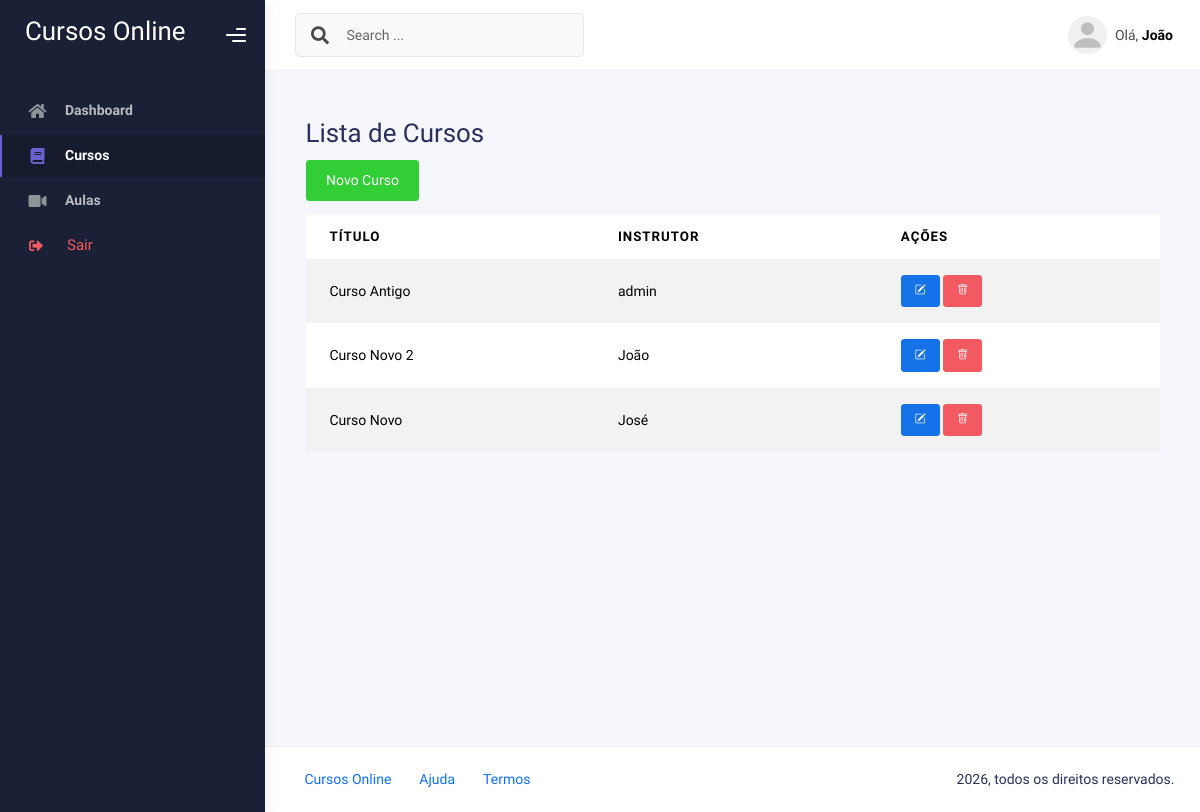
The page /cursos/ (signed in) on the database its author committed.
### core/models.py (models this page shows, shortened)
class Curso(models.Model):
    titulo = models.CharField(max_length=100)
    descricao = models.TextField()
    instrutor = models.ForeignKey(User, on_delete=models.CASCADE, related_name='cursos')
    data_criacao = models.DateTimeField(auto_now_add=True)

### core/views.py (the view)
# urls.py: path('cursos/', views.curso_list, name='curso_list'),
@login_required
def curso_list(request):
    cursos = Curso.objects.all()
    return render(request, 'core/curso_list.html', {'cursos': cursos})

### templates/core/curso_list.html (shortened to what this page needs)
{% extends 'base.html' %}
{% block content %}
  <div class="container mt-4">
    <h2>Lista de Cursos</h2>
    <a href="{% url 'curso_form' %}" class="btn btn-success mb-3">Novo Curso</a>
    <div class="table-responsive">
      <table class="table table-striped">
        <thead>
          <tr>
            <th data-label="Título">Título</th>
            <th data-label="Instrutor">Instrutor</th>
            <th data-label="Ações">Ações</th>
          </tr>
        </thead>
        <tbody>
          {% for curso in cursos %}
            <tr>
              <td data-label="Título">{{ curso.titulo }}</td>
              <td data-label="Instrutor">{{ curso.instrutor.username }}</td>
              <td data-label="Ações">
                <div class="table-actions">
                  <a href="{% url 'curso_edit' curso.pk %}" class="btn btn-sm btn-primary" title="Editar">
                    <i class="bi bi-pencil-square btn-action-icon"></i>
                  </a>
                  <a href="{% url 'curso_delete' curso.pk %}" class="btn btn-sm btn-danger" title="Excluir">
                    <i class="bi bi-trash btn-action-icon"></i>
                  </a>
                </div>
              </td>
            </tr>
          {% empty %}
            <tr>
              <td colspan="3">Nenhum curso encontrado.</td>
            </tr>
          {% endfor %}
        </tbody>
      </table>
    </div>
  </div>
{% endblock %}

### templates/base.html (shortened to what this page needs)
{% load static %}
<!DOCTYPE html>
<html lang="pt-br">
  <head>
    <link rel="stylesheet" href="{% static 'assets/css/bootstrap.min.css' %}" />
    <link rel="stylesheet" href="{% static 'assets/css/plugins.min.css' %}" />
    <link rel="stylesheet" href="{% static 'assets/css/kaiadmin.min.css' %}" />
    <link rel="stylesheet" href="{% static 'assets/css/demo.css' %}" />
    <link rel="stylesheet" href="{% static 'assets/css/mobile.css' %}" />
    <link rel="stylesheet" href="https://cdn.jsdelivr.net/npm/bootstrap-icons@1.8.0/font/bootstrap-icons.css">
  </head>
  <body>
    <div class="wrapper">
      {% if user.is_authenticated %}
      <div class="sidebar" data-background-color="dark">
        <div class="Cursos Online">
          <div class="logo-header" data-background-color="dark">
            <a href="{% url 'dashboard' %}" class="logo">
              <h2 style="color: white;">
                Cursos Online
              </h2>
            </a>
            <div class="nav-toggle">
              <button class="btn btn-toggle toggle-sidebar">
                <i class="gg-menu-right"></i>
              </button>
            </div>
          </div>
        </div>
        <div class="sidebar-wrapper scrollbar scrollbar-inner">
          <div class="sidebar-content">
            <ul class="nav nav-secondary">
              <li class="nav-item {% if request.resolver_match.url_name == 'dashboard' %}active{% endif %}">
                <a href="{% url 'dashboard' %}">
                  <i class="fas fa-home"></i>
                  <p>Dashboard</p>
                </a>
              </li>
              <li class="nav-item {% if 'curso' in request.resolver_match.url_name %}active{% endif %}">
                <a href="{% url 'curso_list' %}">
                  <i class="fas fa-book"></i>
                  <p>Cursos</p>
                </a>
              </li>
              <li class="nav-item {% if 'aula' in request.resolver_match.url_name %}active{% endif %}">
                <a href="{% url 'aula_list' %}">
                  <i class="fas fa-video"></i>
                  <p>Aulas</p>
                </a>
              </li>
             <li class="nav-item">
              <form action="{% url 'logout' %}" method="post" class="d-flex align-items-center w-100">
                <button type="submit" class="nav-link text-danger bg-transparent border-0 w-100 text-start d-flex justify-content-between align-items-center">
                  <div class="d-flex align-items-center" style="margin-left: 15px;">
                    <i class="fas fa-sign-out-alt"></i>
                    <p class="mb-0 ms-3">Sair</p>
                  </div>
                </button>
              </form>
            </li>
            </ul>
          </div>
        </div>
      </div>
      {% endif %}
      <div class="main-panel">
        <div class="main-header">
          <nav class="navbar navbar-header navbar-header-transparent navbar-expand-lg border-bottom">
            <div class="container-fluid">
              <nav class="navbar navbar-header-left navbar-expand-lg navbar-form nav-search p-0 d-none d-lg-flex">
                <div class="input-group">
                  <div class="input-group-prepend">
                    <button type="submit" class="btn btn-search pe-1">
                      <i class="fa fa-search search-icon"></i>
                    </button>
                  </div>
                  <input
                    type="text"
                    placeholder="Search ..."
                    class="form-control"
                  />
                </div>
              </nav>
              <ul class="navbar-nav topbar-nav ms-md-auto align-items-center">
                {% if user.is_authenticated %}
                <li class="nav-item topbar-user dropdown hidden-caret">
                  <a
                    class="dropdown-toggle profile-pic"
                    data-bs-toggle="dropdown"
                    href="#"
                    aria-expanded="false"
                  >
                    <div class="avatar-sm">
                      <img
                        src="{% static 'assets/img/profile.png' %}"
                        alt="..."
                        class="avatar-img rounded-circle"
                      />
                    </div>
                    <span class="profile-username">
                      <span class="op-7">Olá,</span>
                      <span class="fw-bold">{{ user.username }}</span>
                    </span>
                  </a>
                </li>
                {% endif %}
              </ul>
            </div>
          </nav>
        </div>
        <div class="container">
          <div class="page-inner">
            {% block content %}
            {% endblock %}
          </div>
        </div>
        <footer class="footer">
          <div class="container-fluid d-flex justify-content-between">
            <nav class="pull-left">
              <ul class="nav">
                <li class="nav-item">
                  <a class="nav-link" href="#">
                    Cursos Online
                  </a>
                </li>
                <li class="nav-item">
                  <a class="nav-link" href="#"> Ajuda </a>
                </li>
                <li class="nav-item">
                  <a class="nav-link" href="#"> Termos </a>
                </li>
              </ul>
            </nav>
            <div class="copyright">
              {% now "Y" %}, todos os direitos reservados.
            </div>
          </div>
        </footer>
  </body>
</html>

### static/assets/css/demo.css (style rules this page uses)
.nav-secondary .nav-item .nav-link { display: flex; align-items: center; justify-content: space-between; }
.nav-secondary .nav-item .nav-link i { margin-right: 10px; }

### rows shown on the page
Curso: titulo "Curso Antigo", instrutor.username "admin"
Curso: titulo "Curso Novo 2", instrutor.username "João"
Curso: titulo "Curso Novo", instrutor.username "José"

### other values the page prints
{{ user.username }} "João"
